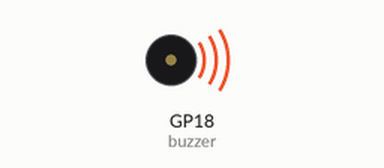
Recording of a program running on a simulated Raspberry Pi Pico running MicroPython. Parts: buzzer (waves = sounding). At 7.1 s the program stops and its outputs stay as they are.

Above: at 0.2 s.
At 7.1 s:
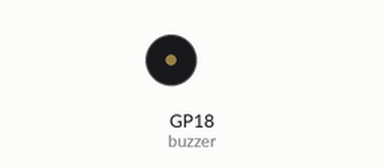
Timing chart, 0 to 8.6 s (numbered marks = the images above):
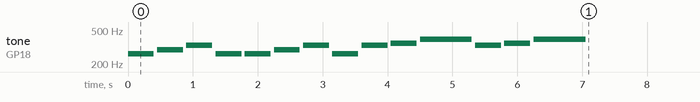

The program:

melodia.py
```python
# 07 - Fra Martino sul buzzer passivo

from machine import Pin, PWM
import time

buzzer = PWM(Pin(18))

DO = 262
RE = 294
MI = 330
FA = 349
SOL = 392
PAUSA = 0

melodia = [
    (DO, 0.4), (RE, 0.4), (MI, 0.4), (DO, 0.4),
    (DO, 0.4), (RE, 0.4), (MI, 0.4), (DO, 0.4),
    (MI, 0.4), (FA, 0.4), (SOL, 0.8),
    (MI, 0.4), (FA, 0.4), (SOL, 0.8),
]

def suona(frequenza, durata):
    if frequenza == PAUSA:
        buzzer.duty_u16(0)
    else:
        buzzer.freq(frequenza)
        buzzer.duty_u16(32768)
    time.sleep(durata)
    buzzer.duty_u16(0)
    time.sleep(0.05)

for nota, durata in melodia:
    suona(nota, durata)

buzzer.deinit()
```

Measured:
- by itself, tone on GP18 (buzzer): plays 262 Hz for 0.40 s, 294 Hz for 0.40 s, 330 Hz for 0.40 s, 262 Hz for 0.40 s, 262 Hz for 0.40 s, 294 Hz for 0.40 s … (14 notes in this stretch)
